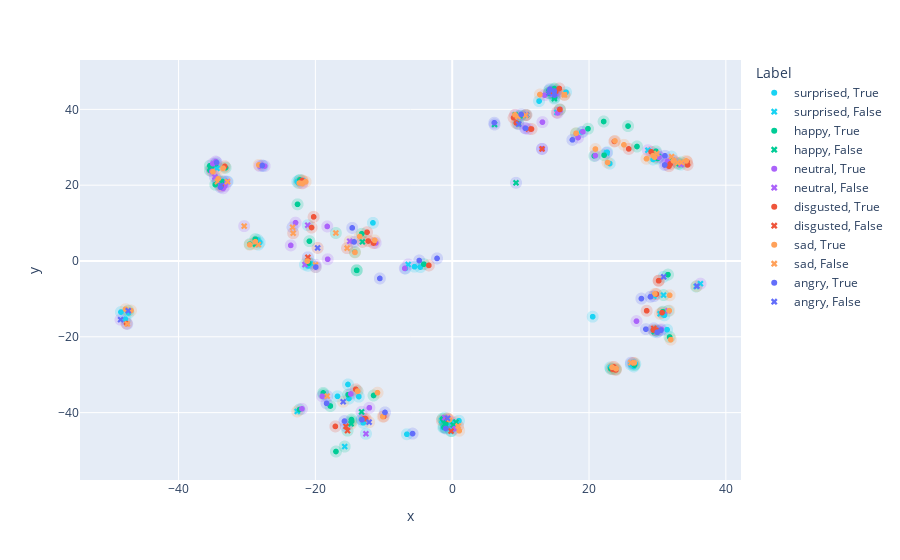

Source (notebook cell):
### Code cell
predictions_series = pd.Series(predictions, name="Predictions").replace(range(len(CLASS_NAMES)), CLASS_NAMES) #type: ignore
labels_series = pd.Series(labels, name="Label").replace(range(len(CLASS_NAMES)), CLASS_NAMES) # type: ignore
discrete_color_map = dict(zip(CLASS_NAMES, px.colors.qualitative.Plotly))
symbol_map = {1: "circle", 0: "x"}

correct_state = pd.Series(labels_series == predictions_series, name="Correct")
visdf = pd.concat([data_points2d_df, labels_series, predictions_series, correct_state], axis=1)
visdf2 = pd.concat([data_points2d_df, labels_series, predictions_series, correct_state], axis=1)
fig = px.scatter(visdf, x="x", y="y", color="Predictions", hover_data=["Label"], symbol="Correct", color_discrete_map=discrete_color_map, symbol_map=symbol_map)
fig2 = px.scatter(visdf, x="x", y="y", color="Label", opacity=0.2, color_discrete_map=discrete_color_map)

fig2.update_traces(dict(
  marker=dict(
    size=12,
  ),
  hoverinfo="skip",
  showlegend=False
))

fig2.add_traces(fig.data)

fig2.show()

### Figure 1 — Plotly figure (JSON) as saved in the notebook; plotly's stock layout.template omitted (floating-point values rounded to 4 significant figures)
{"data": [{"hoverinfo": "skip", "hovertemplate": "Label=surprised<br>x=%{x}<br>y=%{y}<extra></extra>", "legendgroup": "surprised", "marker": {"color": "#19D3F3", "opacity": 0.2, "size": 12, "symbol": "circle"}, "mode": "markers", "name": "surprised", "showlegend": false, "type": "scattergl", "x": [-11.59, -13.0, -28.14, -28.43, -28.33, -28.68, 30.09, 29.56, 20.54, -6.628, -32.84, 26.76, 26.54, 26.1, 30.91, 31.41, -13.86, -15.1, -16.77, -15.24, 23.03, -13.25, -5.51, -22.41, -22.66, -22.49, 23.08, -12.61, -20.66, 31.58, -21.07, -21.52, 31.0, 22.66, -0.08465, 0.9808, -27.68, -0.6801, -1.314, -1.08, 18.95, 12.7, 10.79, 9.593, 32.06, 29.36, 33.44, -13.65, -47.78, -21.12, -48.42, -47.31, -4.659, -6.838, 16.63, 14.93], "xaxis": "x", "y": [10.05, -42.68, 4.889, 5.546, 4.323, 5.079, -18.54, -18.62, -14.69, -45.7, 20.94, -27.15, -27.82, -27.29, -4.168, -18.12, -34.29, -36.28, -35.69, -32.57, 25.71, -41.77, -1.504, 21.17, 20.95, 20.59, -28.07, -45.58, -0.6816, -13.18, -1.277, -0.9464, -14.33, 28.69, -44.85, -42.14, 25.09, -42.82, -43.92, -41.34, 34.03, 42.18, 38.55, 38.11, 27.53, 26.79, 25.44, -35.79, -15.36, 9.446, -13.47, -13.7, -1.612, -1.961, 44.51, 42.81], "yaxis": "y"}, {"hoverinfo": "skip", "hovertemplate": "Label=disgusted<br>x=%{x}<br>y=%{y}<extra></extra>", "legendgroup": "disgusted", "marker": {"color": "#EF553B", "opacity": 0.2, "size": 12, "symbol": "circle"}, "mode": "markers", "name": "disgusted", "showlegend": false, "type": "scattergl", "x": [-13.13, -47.61, -17.08, 29.91, 29.4, 23.71, -33.79, -33.26, -35.18, 26.43, 11.58, 9.367, 30.19, 30.17, -20.26, -20.56, -14.1, -12.66, -12.9, -10.01, -21.95, 23.62, 23.92, 23.45, -15.37, 30.68, 0.8634, -1.509, -0.6294, -0.6755, 15.3, 15.74, 10.85, 10.72, 8.978, 34.33, 29.07, 32.94, 31.68, 31.87, 34.4, -23.25, -12.45, -19.68, -12.28, 25.81, 29.84, -11.5, -3.417, 15.66, 16.4, 14.37, 15.15, 28.43], "xaxis": "x", "y": [5.049, -16.5, -43.63, -18.29, -18.2, 31.56, 19.74, 24.96, 24.28, -26.89, 34.82, 36.41, -5.191, -5.2, 11.64, 8.824, -33.84, -41.6, -41.64, -41.0, 21.24, -27.95, -28.73, -28.55, 3.39, -13.63, -43.51, -42.04, -41.78, -41.5, 39.19, 39.98, 38.54, 38.45, 37.8, 26.15, 28.81, 25.91, 25.02, 25.62, 25.36, 7.338, 7.591, 3.457, 5.273, 29.57, -8.728, 4.73, -1.16, 45.5, 43.83, 44.61, 44.73, -13.12], "yaxis": "y"}, {"hoverinfo": "skip", "hovertemplate": "Label=happy<br>x=%{x}<br>y=%{y}<extra></extra>", "legendgroup": "happy", "marker": {"color": "#00CC96", "opacity": 0.2, "size": 12, "symbol": "circle"}, "mode": "markers", "name": "happy", "showlegend": false, "type": "scattergl", "x": [-14.7, -17.81, -28.78, 29.8, -29.59, -34.54, -34.64, -35.42, -33.13, -35.41, -34.27, -33.55, -22.61, 26.63, 9.624, -13.95, -13.96, 31.78, -15.21, -20.88, -18.83, -18.86, 30.89, -47.36, 31.54, -17.01, -15.72, -16.99, -22.31, -22.27, 23.9, 23.18, -13.23, -15.3, -14.73, -20.98, 30.79, 20.77, 22.2, -0.1698, -1.224, -1.049, -0.9401, -0.9434, -1.202, -1.412, 19.85, 18.11, 15.72, 9.993, 29.78, 30.03, 33.06, 33.51, 25.7, 22.14, -11.5, -14.23, 27.01, -4.152, 35.67, 14.73, 14.95, 14.93, 14.87, 14.14, 14.14, 14.15], "xaxis": "x", "y": [-42.29, -38.25, 5.759, -18.31, 4.431, 25.61, 20.14, 25.13, 24.61, 23.91, 21.32, 20.91, 14.95, -27.45, 36.2, -2.454, -2.452, -20.05, -35.27, 5.237, -35.15, -34.8, -8.994, -13.11, -3.593, 7.389, -48.95, -50.25, -39.18, 21.39, -28.54, -28.45, 7.178, -44.76, -41.84, -0.5778, -13.38, 27.72, 27.92, -44.87, -42.12, -42.29, -42.93, -44.07, -43.85, -41.61, 34.89, 33.64, 39.91, 38.26, 28.94, 27.05, 25.62, 26.01, 35.59, 36.8, -35.48, 2.355, 30.21, -0.842, -6.722, 43.96, 43.09, 45.47, 45.26, 44.28, 44.28, 44.95], "yaxis": "y"}, {"hoverinfo": "skip", "hovertemplate": "Label=sad<br>x=%{x}<br>y=%{y}<extra></extra>", "legendgroup": "sad", "marker": {"color": "#FFA15A", "opacity": 0.2, "size": 12, "symbol": "circle"}, "mode": "markers", "name": "sad", "showlegend": false, "type": "scattergl", "x": [-14.79, -14.98, 23.79, -28.74, -28.77, -29.6, -33.48, -34.22, -34.38, -34.98, -33.82, 26.61, 31.95, -15.94, -13.84, 31.79, 29.63, -11.33, -10.16, -13.52, -22.65, -22.36, -21.82, -21.91, 23.95, -21.43, 23.36, -12.15, -21.16, 31.72, 30.39, -19.98, 0.5539, 1.023, 25.1, -28.28, -0.3997, 18.11, 9.174, 28.4, 29.58, 29.37, 32.35, 34.2, 32.38, 20.93, -10.92, -14.22, -47.75, -46.95, 22.71, 35.77, 12.82, 16.4], "xaxis": "x", "y": [-42.92, 5.207, 31.66, 4.446, 5.081, 4.287, 24.48, 21.67, 24.44, 23.56, 19.96, -26.87, -20.75, -37.13, -34.32, -9.04, -8.685, 5.441, -41.05, 6.463, -39.68, 20.57, 21.07, 20.46, -28.4, 20.91, -28.02, -42.51, -0.03141, -13.1, -13.92, -1.606, -42.52, -44.79, 30.65, 25.35, -41.85, 33.69, 38.56, 26.97, 27.4, 27.78, 26.41, 26.4, 26.51, 29.54, -34.74, 2.27, -12.72, -13.07, 25.97, -6.63, 43.91, 43.83], "yaxis": "y"}, {"hoverinfo": "skip", "hovertemplate": "Label=angry<br>x=%{x}<br>y=%{y}<extra></extra>", "legendgroup": "angry", "marker": {"color": "#636EFA", "opacity": 0.2, "size": 12, "symbol": "circle"}, "mode": "markers", "name": "angry", "showlegend": false, "type": "scattergl", "x": [-47.5, -18.36, 30.51, 29.97, 29.46, -34.69, -34.45, -5.794, -34.32, -33.87, -33.29, 26.11, 17.56, 6.192, 6.156, 10.72, -10.58, 29.48, 9.325, -23.33, -9.827, -14.35, -13.19, -4.816, -15.74, 13.13, -14.62, -15.54, -21.09, -19.94, 0.1456, 28.31, -0.9611, -27.77, 10.08, 31.05, 31.1, 30.17, -18.27, 28.97, 27.66, -2.217, 14.96, 15.23, 14.92, 14.28], "xaxis": "x", "y": [-16.59, -37.55, -18.26, -18.8, -17.77, 22.18, 25.98, -45.53, 20.93, 19.44, 21.04, -26.84, 31.96, 36.02, 36.47, 34.98, -4.6, -9.283, 20.62, 8.897, -39.94, 5.034, -41.85, 0.1243, -42.23, 29.57, 8.732, -43.61, 0.9683, -1.588, -43.28, -17.98, -44.19, 25.2, 38.67, 25.33, 27.75, 27.52, -35.64, -9.443, -9.918, 0.6855, 43.77, 44.27, 44.83, 45.33], "yaxis": "y"}, {"hoverinfo": "skip", "hovertemplate": "Label=neutral<br>x=%{x}<br>y=%{y}<extra></extra>", "legendgroup": "neutral", "marker": {"color": "#AB63FA", "opacity": 0.2, "size": 12, "symbol": "circle"}, "mode": "markers", "name": "neutral", "showlegend": false, "type": "scattergl", "x": [30.57, -34.99, -34.56, -35.14, -33.24, -32.92, -33.5, 18.4, 9.719, 11.14, 10.64, -22.9, -23.6, -48.48, -18.27, -14.82, -19.0, -21.96, -21.89, 13.13, -13.25, -19.99, 20.92, 22.57, 0.3104, -28.14, -27.42, -0.01848, 19.1, 15.41, 9.208, 28.6, 29.91, 32.21, 31.48, 31.26, 30.22, 36.29, 13.19, 26.94, -30.41, -18.2, -12.11, -11.19, -6.433, -6.934, 13.52], "xaxis": "x", "y": [-18.02, 25.67, 26.23, 23.63, 19.79, 20.89, 19.18, 32.55, 36.08, 34.82, 35.07, 10.11, 4.125, -15.47, 9.114, -35.08, -35.68, -39.0, 20.56, 29.58, -39.8, -1.011, 27.79, 28.52, -44.26, 25.05, 25.04, -42.53, 34.09, 39.05, 38.55, 29.23, 28.34, 26.52, 26.32, 25.51, 27.36, -5.976, 36.63, -15.86, 9.195, 0.4607, -38.72, 4.763, -0.9099, -1.956, 43.75], "yaxis": "y"}, {"customdata": [["surprised"], ["surprised"], ["surprised"], ["surprised"], ["surprised"], ["surprised"], ["surprised"], ["surprised"], ["surprised"], ["surprised"], ["surprised"], ["surprised"], ["surprised"], ["surprised"], ["surprised"], ["surprised"], ["surprised"], ["surprised"], ["surprised"], ["surprised"], ["surprised"], ["surprised"], ["surprised"], ["surprised"], ["surprised"], ["surprised"], ["surprised"], ["surprised"], ["surprised"], ["surprised"], ["surprised"], ["surprised"], ["surprised"], ["surprised"], ["surprised"], ["surprised"], ["surprised"], ["surprised"], ["surprised"], ["surprised"], ["surprised"], ["surprised"]], "hovertemplate": "Predictions=surprised<br>Correct=True<br>x=%{x}<br>y=%{y}<br>Label=%{customdata[0]}<extra></extra>", "legendgroup": "surprised, True", "marker": {"color": "#19D3F3", "symbol": "circle"}, "mode": "markers", "name": "surprised, True", "showlegend": true, "type": "scattergl", "x": [-11.59, -13.0, -28.14, -28.43, -28.68, 30.09, 20.54, -6.628, 26.76, 26.54, 26.1, 31.41, -13.86, -15.1, -16.77, -15.24, 23.03, -13.25, -5.51, -22.41, -22.66, -22.49, 23.08, -20.66, -21.07, 31.0, 22.66, -0.08465, 0.9808, -27.68, -0.6801, -1.314, 18.95, 12.7, 29.36, -13.65, -47.78, -48.42, -47.31, -4.659, -6.838, 16.63], "xaxis": "x", "y": [10.05, -42.68, 4.889, 5.546, 5.079, -18.54, -14.69, -45.7, -27.15, -27.82, -27.29, -18.12, -34.29, -36.28, -35.69, -32.57, 25.71, -41.77, -1.504, 21.17, 20.95, 20.59, -28.07, -0.6816, -1.277, -14.33, 28.69, -44.85, -42.14, 25.09, -42.82, -43.92, 34.03, 42.18, 26.79, -35.79, -15.36, -13.47, -13.7, -1.612, -1.961, 44.51], "yaxis": "y"}, {"customdata": [["sad"], ["angry"], ["angry"], ["happy"], ["happy"], ["sad"], ["sad"], ["sad"], ["neutral"], ["disgusted"], ["neutral"], ["disgusted"], ["neutral"], ["neutral"], ["neutral"], ["happy"]], "hovertemplate": "Predictions=surprised<br>Correct=False<br>x=%{x}<br>y=%{y}<br>Label=%{customdata[0]}<extra></extra>", "legendgroup": "surprised, False", "marker": {"color": "#19D3F3", "symbol": "x"}, "mode": "markers", "name": "surprised, False", "showlegend": true, "type": "scattergl", "x": [-34.38, -33.29, 29.48, 30.89, -15.72, -22.65, -21.82, 30.39, 22.57, -1.509, -0.01848, 15.3, 28.6, 36.29, -6.433, 35.67], "xaxis": "x", "y": [24.44, 21.04, -9.283, -8.994, -48.95, -39.68, 21.07, -13.92, 28.52, -42.04, -42.53, 39.19, 29.23, -5.976, -0.9099, -6.722], "yaxis": "y"}, {"customdata": [["happy"], ["happy"], ["happy"], ["happy"], ["happy"], ["happy"], ["happy"], ["happy"], ["happy"], ["happy"], ["happy"], ["happy"], ["happy"], ["happy"], ["happy"], ["happy"], ["happy"], ["happy"], ["happy"], ["happy"], ["happy"], ["happy"], ["happy"], ["happy"], ["happy"], ["happy"], ["happy"], ["happy"], ["happy"], ["happy"], ["happy"], ["happy"], ["happy"], ["happy"], ["happy"], ["happy"], ["happy"], ["happy"], ["happy"], ["happy"], ["happy"], ["happy"], ["happy"], ["happy"], ["happy"], ["happy"], ["happy"], ["happy"], ["happy"], ["happy"], ["happy"], ["happy"], ["happy"], ["happy"], ["happy"], ["happy"]], "hovertemplate": "Predictions=happy<br>Correct=True<br>x=%{x}<br>y=%{y}<br>Label=%{customdata[0]}<extra></extra>", "legendgroup": "happy, True", "marker": {"color": "#00CC96", "symbol": "circle"}, "mode": "markers", "name": "happy, True", "showlegend": true, "type": "scattergl", "x": [-14.7, -17.81, -28.78, 29.8, -29.59, -34.54, -34.64, -35.42, -33.13, -35.41, -34.27, -33.55, -22.61, 26.63, 9.624, -13.95, -13.96, 31.78, -15.21, -20.88, -18.83, -18.86, 31.54, -16.99, -22.31, -22.27, 23.18, -13.23, -14.73, -20.98, 30.79, 20.77, 22.2, -1.224, -1.049, -0.9401, -0.9434, -1.202, -1.412, 19.85, 18.11, 9.993, 29.78, 30.03, 33.06, 25.7, 22.14, -11.5, -14.23, 27.01, -4.152, 14.95, 14.93, 14.87, 14.14, 14.15], "xaxis": "x", "y": [-42.29, -38.25, 5.759, -18.31, 4.431, 25.61, 20.14, 25.13, 24.61, 23.91, 21.32, 20.91, 14.95, -27.45, 36.2, -2.454, -2.452, -20.05, -35.27, 5.237, -35.15, -34.8, -3.593, -50.25, -39.18, 21.39, -28.45, 7.178, -41.84, -0.5778, -13.38, 27.72, 27.92, -42.12, -42.29, -42.93, -44.07, -43.85, -41.61, 34.89, 33.64, 38.26, 28.94, 27.05, 25.62, 35.59, 36.8, -35.48, 2.355, 30.21, -0.842, 43.09, 45.47, 45.26, 44.28, 44.95], "yaxis": "y"}, {"customdata": [["disgusted"], ["sad"], ["sad"], ["surprised"], ["disgusted"], ["angry"], ["angry"], ["neutral"], ["sad"], ["angry"], ["neutral"], ["disgusted"], ["neutral"], ["angry"], ["surprised"]], "hovertemplate": "Predictions=happy<br>Correct=False<br>x=%{x}<br>y=%{y}<br>Label=%{customdata[0]}<extra></extra>", "legendgroup": "happy, False", "marker": {"color": "#00CC96", "symbol": "x"}, "mode": "markers", "name": "happy, False", "showlegend": true, "type": "scattergl", "x": [-13.13, -14.79, -28.74, 29.56, -35.18, 6.192, 9.325, -13.25, 0.5539, 0.1456, 9.208, 10.85, 32.21, 30.17, 14.93], "xaxis": "x", "y": [5.049, -42.92, 4.446, -18.62, 24.28, 36.02, 20.62, -39.8, -42.52, -43.28, 38.55, 38.54, 26.52, 27.52, 42.81], "yaxis": "y"}, {"customdata": [["neutral"], ["neutral"], ["neutral"], ["neutral"], ["neutral"], ["neutral"], ["neutral"], ["neutral"], ["neutral"], ["neutral"], ["neutral"], ["neutral"], ["neutral"], ["neutral"], ["neutral"], ["neutral"], ["neutral"], ["neutral"], ["neutral"], ["neutral"], ["neutral"], ["neutral"], ["neutral"], ["neutral"], ["neutral"], ["neutral"], ["neutral"], ["neutral"], ["neutral"], ["neutral"], ["neutral"], ["neutral"], ["neutral"]], "hovertemplate": "Predictions=neutral<br>Correct=True<br>x=%{x}<br>y=%{y}<br>Label=%{customdata[0]}<extra></extra>", "legendgroup": "neutral, True", "marker": {"color": "#AB63FA", "symbol": "circle"}, "mode": "markers", "name": "neutral, True", "showlegend": true, "type": "scattergl", "x": [30.57, -34.99, -34.56, -35.14, -33.24, -32.92, -33.5, 18.4, 10.64, -22.9, -23.6, -18.27, -14.82, -19.0, -21.96, -21.89, 13.13, 20.92, 0.3104, -28.14, -27.42, 19.1, 15.41, 31.48, 31.26, 30.22, 13.19, 26.94, -18.2, -12.11, -11.19, -6.934, 13.52], "xaxis": "x", "y": [-18.02, 25.67, 26.23, 23.63, 19.79, 20.89, 19.18, 32.55, 35.07, 10.11, 4.125, 9.114, -35.08, -35.68, -39.0, 20.56, 29.58, 27.79, -44.26, 25.05, 25.04, 34.09, 39.05, 26.32, 25.51, 27.36, 36.63, -15.86, 0.4607, -38.72, 4.763, -1.956, 43.75], "yaxis": "y"}, {"customdata": [["sad"], ["angry"], ["surprised"], ["surprised"], ["surprised"], ["surprised"], ["happy"], ["surprised"], ["surprised"], ["surprised"], ["happy"], ["angry"]], "hovertemplate": "Predictions=neutral<br>Correct=False<br>x=%{x}<br>y=%{y}<br>Label=%{customdata[0]}<extra></extra>", "legendgroup": "neutral, False", "marker": {"color": "#AB63FA", "symbol": "x"}, "mode": "markers", "name": "neutral, False", "showlegend": true, "type": "scattergl", "x": [-14.98, -34.69, -12.61, 31.58, -21.52, -1.08, 15.72, 10.79, 33.44, -21.12, 14.73, 15.23], "xaxis": "x", "y": [5.207, 22.18, -45.58, -13.18, -0.9464, -41.34, 39.91, 38.55, 25.44, 9.446, 43.96, 44.27], "yaxis": "y"}, {"customdata": [["disgusted"], ["disgusted"], ["disgusted"], ["disgusted"], ["disgusted"], ["disgusted"], ["disgusted"], ["disgusted"], ["disgusted"], ["disgusted"], ["disgusted"], ["disgusted"], ["disgusted"], ["disgusted"], ["disgusted"], ["disgusted"], ["disgusted"], ["disgusted"], ["disgusted"], ["disgusted"], ["disgusted"], ["disgusted"], ["disgusted"], ["disgusted"], ["disgusted"], ["disgusted"], ["disgusted"], ["disgusted"], ["disgusted"], ["disgusted"], ["disgusted"], ["disgusted"], ["disgusted"], ["disgusted"], ["disgusted"], ["disgusted"], ["disgusted"], ["disgusted"], ["disgusted"], ["disgusted"], ["disgusted"]], "hovertemplate": "Predictions=disgusted<br>Correct=True<br>x=%{x}<br>y=%{y}<br>Label=%{customdata[0]}<extra></extra>", "legendgroup": "disgusted, True", "marker": {"color": "#EF553B", "symbol": "circle"}, "mode": "markers", "name": "disgusted, True", "showlegend": true, "type": "scattergl", "x": [-47.61, -17.08, 29.91, 29.4, 23.71, -33.79, -33.26, 26.43, 11.58, 9.367, 30.19, 30.17, -20.26, -20.56, -14.1, -12.66, -12.9, -10.01, -21.95, 23.62, 23.92, 23.45, 30.68, -0.6294, 15.74, 8.978, 34.33, 29.07, 31.68, 31.87, 34.4, -12.45, -12.28, 25.81, 29.84, -11.5, -3.417, 15.66, 14.37, 15.15, 28.43], "xaxis": "x", "y": [-16.5, -43.63, -18.29, -18.2, 31.56, 19.74, 24.96, -26.89, 34.82, 36.41, -5.191, -5.2, 11.64, 8.824, -33.84, -41.6, -41.64, -41.0, 21.24, -27.95, -28.73, -28.55, -13.63, -41.78, 39.98, 37.8, 26.15, 28.81, 25.02, 25.62, 25.36, 7.591, 5.273, 29.57, -8.728, 4.73, -1.16, 45.5, 44.61, 44.73, -13.12], "yaxis": "y"}, {"customdata": [["angry"], ["neutral"], ["angry"], ["happy"], ["happy"], ["angry"], ["angry"], ["happy"]], "hovertemplate": "Predictions=disgusted<br>Correct=False<br>x=%{x}<br>y=%{y}<br>Label=%{customdata[0]}<extra></extra>", "legendgroup": "disgusted, False", "marker": {"color": "#EF553B", "symbol": "x"}, "mode": "markers", "name": "disgusted, False", "showlegend": true, "type": "scattergl", "x": [29.46, 11.14, 13.13, 23.9, -15.3, -15.54, -21.09, -0.1698], "xaxis": "x", "y": [-17.77, 34.82, 29.57, -28.54, -44.76, -43.61, 0.9683, -44.87], "yaxis": "y"}, {"customdata": [["sad"], ["sad"], ["sad"], ["sad"], ["sad"], ["sad"], ["sad"], ["sad"], ["sad"], ["sad"], ["sad"], ["sad"], ["sad"], ["sad"], ["sad"], ["sad"], ["sad"], ["sad"], ["sad"], ["sad"], ["sad"], ["sad"], ["sad"], ["sad"], ["sad"], ["sad"], ["sad"], ["sad"], ["sad"], ["sad"], ["sad"], ["sad"], ["sad"], ["sad"], ["sad"], ["sad"], ["sad"], ["sad"], ["sad"], ["sad"], ["sad"], ["sad"]], "hovertemplate": "Predictions=sad<br>Correct=True<br>x=%{x}<br>y=%{y}<br>Label=%{customdata[0]}<extra></extra>", "legendgroup": "sad, True", "marker": {"color": "#FFA15A", "symbol": "circle"}, "mode": "markers", "name": "sad, True", "showlegend": true, "type": "scattergl", "x": [23.79, -28.77, -29.6, -33.48, -34.22, -34.98, 26.61, 31.95, -13.84, 31.79, 29.63, -11.33, -10.16, -13.52, -22.36, -21.91, 23.95, -21.43, 23.36, -21.16, 31.72, -19.98, 1.023, 25.1, -28.28, -0.3997, 18.11, 9.174, 28.4, 29.58, 29.37, 32.35, 34.2, 32.38, 20.93, -10.92, -14.22, -47.75, -46.95, 22.71, 12.82, 16.4], "xaxis": "x", "y": [31.66, 5.081, 4.287, 24.48, 21.67, 23.56, -26.87, -20.75, -34.32, -9.04, -8.685, 5.441, -41.05, 6.463, 20.57, 20.46, -28.4, 20.91, -28.02, -0.03141, -13.1, -1.606, -44.79, 30.65, 25.35, -41.85, 33.69, 38.56, 26.97, 27.4, 27.78, 26.41, 26.4, 26.51, 29.54, -34.74, 2.27, -12.72, -13.07, 25.97, 43.91, 43.83], "yaxis": "y"}, {"customdata": [["angry"], ["surprised"], ["angry"], ["surprised"], ["angry"], ["angry"], ["happy"], ["disgusted"], ["neutral"], ["disgusted"], ["surprised"], ["disgusted"], ["neutral"], ["surprised"], ["disgusted"], ["happy"], ["disgusted"], ["neutral"], ["angry"], ["disgusted"]], "hovertemplate": "Predictions=sad<br>Correct=False<br>x=%{x}<br>y=%{y}<br>Label=%{customdata[0]}<extra></extra>", "legendgroup": "sad, False", "marker": {"color": "#FFA15A", "symbol": "x"}, "mode": "markers", "name": "sad, False", "showlegend": true, "type": "scattergl", "x": [-47.5, -28.33, -34.32, -32.84, 26.11, -23.33, -17.01, -15.37, -19.99, 0.8634, 9.593, 10.72, 29.91, 32.06, 32.94, 33.51, -23.25, -30.41, -18.27, 16.4], "xaxis": "x", "y": [-16.59, 4.323, 20.93, 20.94, -26.84, 8.897, 7.389, 3.39, -1.011, -43.51, 38.11, 38.45, 28.34, 27.53, 25.91, 26.01, 7.338, 9.195, -35.64, 43.83], "yaxis": "y"}, {"customdata": [["angry"], ["angry"], ["angry"], ["angry"], ["angry"], ["angry"], ["angry"], ["angry"], ["angry"], ["angry"], ["angry"], ["angry"], ["angry"], ["angry"], ["angry"], ["angry"], ["angry"], ["angry"], ["angry"], ["angry"], ["angry"], ["angry"], ["angry"], ["angry"], ["angry"], ["angry"], ["angry"], ["angry"], ["angry"]], "hovertemplate": "Predictions=angry<br>Correct=True<br>x=%{x}<br>y=%{y}<br>Label=%{customdata[0]}<extra></extra>", "legendgroup": "angry, True", "marker": {"color": "#636EFA", "symbol": "circle"}, "mode": "markers", "name": "angry, True", "showlegend": true, "type": "scattergl", "x": [-18.36, 30.51, 29.97, -34.45, -5.794, -33.87, 17.56, 6.156, 10.72, -10.58, -9.827, -14.35, -13.19, -4.816, -15.74, -14.62, -19.94, 28.31, -0.9611, -27.77, 10.08, 31.05, 31.1, 28.97, 27.66, -2.217, 14.96, 14.92, 14.28], "xaxis": "x", "y": [-37.55, -18.26, -18.8, 25.98, -45.53, 19.44, 31.96, 36.47, 34.98, -4.6, -39.94, 5.034, -41.85, 0.1243, -42.23, 8.732, -1.588, -17.98, -44.19, 25.2, 38.67, 25.33, 27.75, -9.443, -9.918, 0.6855, 43.77, 44.83, 45.33], "yaxis": "y"}, {"customdata": [["sad"], ["neutral"], ["surprised"], ["sad"], ["neutral"], ["happy"], ["sad"], ["disgusted"], ["disgusted"], ["sad"], ["happy"]], "hovertemplate": "Predictions=angry<br>Correct=False<br>x=%{x}<br>y=%{y}<br>Label=%{customdata[0]}<extra></extra>", "legendgroup": "angry, False", "marker": {"color": "#636EFA", "symbol": "x"}, "mode": "markers", "name": "angry, False", "showlegend": true, "type": "scattergl", "x": [-33.82, 9.719, 30.91, -15.94, -48.48, -47.36, -12.15, -0.6755, -19.68, 35.77, 14.14], "xaxis": "x", "y": [19.96, 36.08, -4.168, -37.13, -15.47, -13.11, -42.51, -41.5, 3.457, -6.63, 44.28], "yaxis": "y"}], "layout": {"legend": {"title": {"text": "Label"}, "tracegroupgap": 0}, "margin": {"t": 60}, "xaxis": {"anchor": "y", "domain": [0, 1], "title": {"text": "x"}}, "yaxis": {"anchor": "x", "domain": [0, 1], "title": {"text": "y"}}}}
